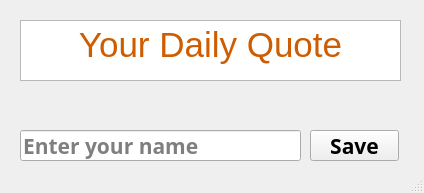
<?xml version="1.0" encoding="UTF-8"?>
<ui version="4.0">
 <class>MainWindow</class>
 <widget class="QMainWindow" name="MainWindow">
  <property name="geometry">
   <rect>
    <x>0</x>
    <y>0</y>
    <width>424</width>
    <height>193</height>
   </rect>
  </property>
  <property name="sizePolicy">
   <sizepolicy hsizetype="Fixed" vsizetype="Fixed">
    <horstretch>0</horstretch>
    <verstretch>0</verstretch>
   </sizepolicy>
  </property>
  <property name="windowTitle">
   <string>Welcome!</string>
  </property>
  <property name="autoFillBackground">
   <bool>true</bool>
  </property>
  <widget class="QWidget" name="centralwidget">
   <widget class="QPushButton" name="nameSaveButton">
    <property name="geometry">
     <rect>
      <x>310</x>
      <y>130</y>
      <width>89</width>
      <height>31</height>
     </rect>
    </property>
    <property name="font">
     <font>
      <family>Sans Serif</family>
      <pointsize>16</pointsize>
      <weight>75</weight>
      <bold>true</bold>
     </font>
    </property>
    <property name="text">
     <string>Save</string>
    </property>
   </widget>
   <widget class="QLineEdit" name="lineEdit">
    <property name="geometry">
     <rect>
      <x>20</x>
      <y>130</y>
      <width>281</width>
      <height>31</height>
     </rect>
    </property>
    <property name="font">
     <font>
      <family>Sans Serif</family>
      <pointsize>16</pointsize>
      <weight>75</weight>
      <bold>true</bold>
     </font>
    </property>
    <property name="text">
     <string/>
    </property>
    <property name="placeholderText">
     <string>Enter your name</string>
    </property>
   </widget>
   <widget class="QTextBrowser" name="textBrowser">
    <property name="geometry">
     <rect>
      <x>20</x>
      <y>20</y>
      <width>381</width>
      <height>61</height>
     </rect>
    </property>
    <property name="autoFillBackground">
     <bool>false</bool>
    </property>
    <property name="html">
     <string>&lt;!DOCTYPE HTML PUBLIC &quot;-//W3C//DTD HTML 4.0//EN&quot; &quot;http://www.w3.org/TR/REC-html40/strict.dtd&quot;&gt;
&lt;html&gt;&lt;head&gt;&lt;meta name=&quot;qrichtext&quot; content=&quot;1&quot; /&gt;&lt;style type=&quot;text/css&quot;&gt;
p, li { white-space: pre-wrap; }
&lt;/style&gt;&lt;/head&gt;&lt;body style=&quot; font-family:'Ubuntu'; font-size:11pt; font-weight:400; font-style:normal;&quot; bgcolor=&quot;transparent&quot;&gt;
&lt;p align=&quot;center&quot; style=&quot; margin-top:0px; margin-bottom:0px; margin-left:0px; margin-right:0px; -qt-block-indent:0; text-indent:0px;&quot;&gt;&lt;span style=&quot; font-size:26pt; color:#ce5c00;&quot;&gt;Your Daily Quote&lt;/span&gt;&lt;/p&gt;&lt;/body&gt;&lt;/html&gt;</string>
    </property>
   </widget>
  </widget>
  <widget class="QStatusBar" name="statusbar"/>
 </widget>
 <resources/>
 <connections/>
</ui>
